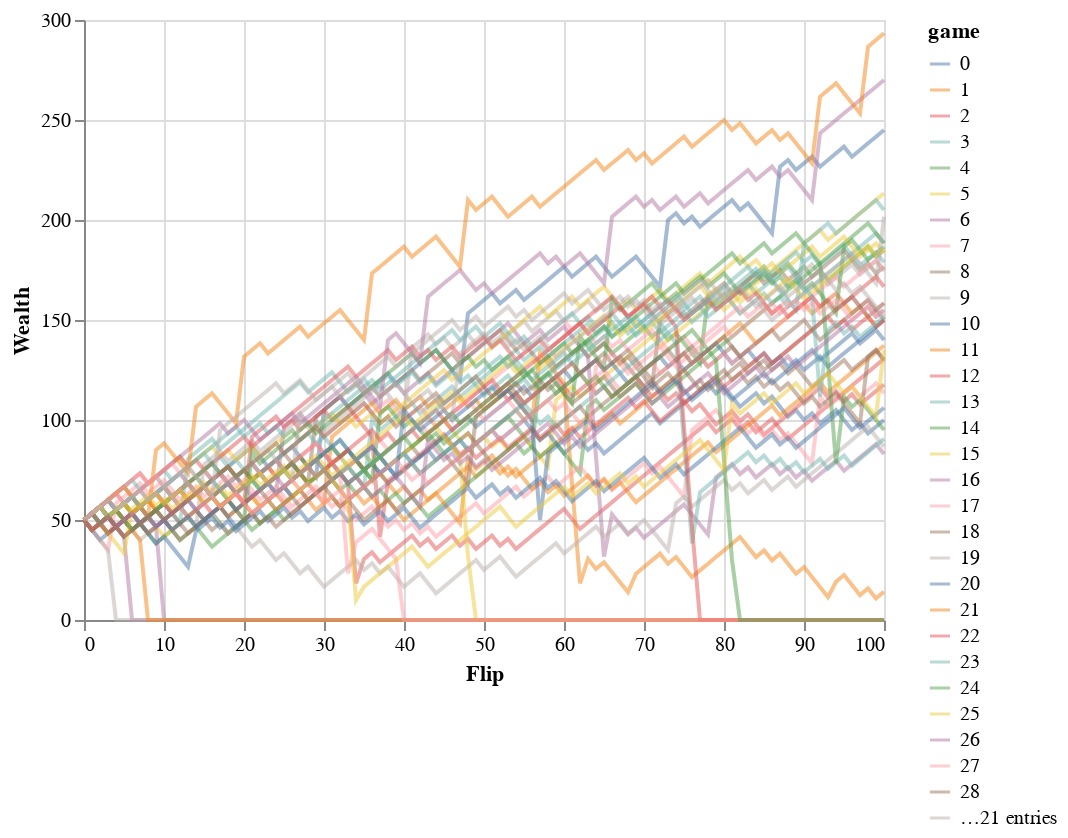

This figure's notebook cell:
### Markdown cell above
# Betting big when seeing a string of tails!

### Code cell
dummy.plot_games(n_games=50, log=False, opacity=0.5)

### Figure 1 — Vega-Lite specification as saved in the notebook (floating-point values rounded to 4 significant figures; data arrays with more than 128 entries replaced by an {"elided": "..."} marker saying what was removed)
{"config": {"view": {"continuousWidth": 400, "continuousHeight": 300}}, "data": {"name": "data-a8e692319ea15aecc2c7904d156c5b3b"}, "mark": {"type": "line", "opacity": 0.5}, "encoding": {"color": {"type": "nominal", "field": "game"}, "x": {"type": "quantitative", "field": "flip", "title": "Flip"}, "y": {"type": "quantitative", "field": "wealth", "title": "Wealth"}}, "$schema": "https://vega.github.io/schema/vega-lite/v4.8.1.json", "datasets": {"data-a8e692319ea15aecc2c7904d156c5b3b": {"elided": "5050 records"}}}
